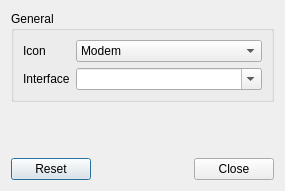
<?xml version="1.0" encoding="UTF-8"?>
<ui version="4.0">
 <class>LXQtNetworkMonitorConfiguration</class>
 <widget class="QDialog" name="LXQtNetworkMonitorConfiguration">
  <property name="geometry">
   <rect>
    <x>0</x>
    <y>0</y>
    <width>285</width>
    <height>191</height>
   </rect>
  </property>
  <property name="windowTitle">
   <string>Network Monitor Settings</string>
  </property>
  <layout class="QVBoxLayout" name="verticalLayout">
   <item>
    <widget class="QGroupBox" name="generalGB">
     <property name="title">
      <string>General</string>
     </property>
     <layout class="QGridLayout" name="gridLayout">
      <item row="0" column="0">
       <widget class="QLabel" name="iconLabel">
        <property name="text">
         <string>Icon</string>
        </property>
       </widget>
      </item>
      <item row="0" column="1">
       <widget class="QComboBox" name="iconCB">
        <item>
         <property name="text">
          <string>Modem</string>
         </property>
         <property name="icon">
          <iconset resource="resources.qrc">
           <normaloff>:/images/knemo-modem-idle.png</normaloff>:/images/knemo-modem-idle.png</iconset>
         </property>
        </item>
        <item>
         <property name="text">
          <string>Monitor</string>
         </property>
         <property name="icon">
          <iconset resource="resources.qrc">
           <normaloff>:/images/knemo-monitor-idle.png</normaloff>:/images/knemo-monitor-idle.png</iconset>
         </property>
        </item>
        <item>
         <property name="text">
          <string>Network</string>
         </property>
         <property name="icon">
          <iconset resource="resources.qrc">
           <normaloff>:/images/knemo-network-idle.png</normaloff>:/images/knemo-network-idle.png</iconset>
         </property>
        </item>
        <item>
         <property name="text">
          <string>Wireless</string>
         </property>
         <property name="icon">
          <iconset resource="resources.qrc">
           <normaloff>:/images/knemo-wireless-idle.png</normaloff>:/images/knemo-wireless-idle.png</iconset>
         </property>
        </item>
       </widget>
      </item>
      <item row="1" column="0">
       <widget class="QLabel" name="interfaceLabel">
        <property name="text">
         <string>Interface</string>
        </property>
       </widget>
      </item>
      <item row="1" column="1">
       <widget class="QComboBox" name="interfaceCB">
        <property name="sizePolicy">
         <sizepolicy hsizetype="Expanding" vsizetype="Fixed">
          <horstretch>0</horstretch>
          <verstretch>0</verstretch>
         </sizepolicy>
        </property>
        <property name="editable">
         <bool>true</bool>
        </property>
       </widget>
      </item>
     </layout>
    </widget>
   </item>
   <item>
    <spacer name="verticalSpacer">
     <property name="orientation">
      <enum>Qt::Vertical</enum>
     </property>
     <property name="sizeHint" stdset="0">
      <size>
       <width>20</width>
       <height>41</height>
      </size>
     </property>
    </spacer>
   </item>
   <item>
    <widget class="QDialogButtonBox" name="buttons">
     <property name="orientation">
      <enum>Qt::Horizontal</enum>
     </property>
     <property name="standardButtons">
      <set>QDialogButtonBox::Close|QDialogButtonBox::Reset</set>
     </property>
    </widget>
   </item>
  </layout>
 </widget>
 <resources>
  <include location="resources.qrc"/>
 </resources>
 <connections/>
</ui>
